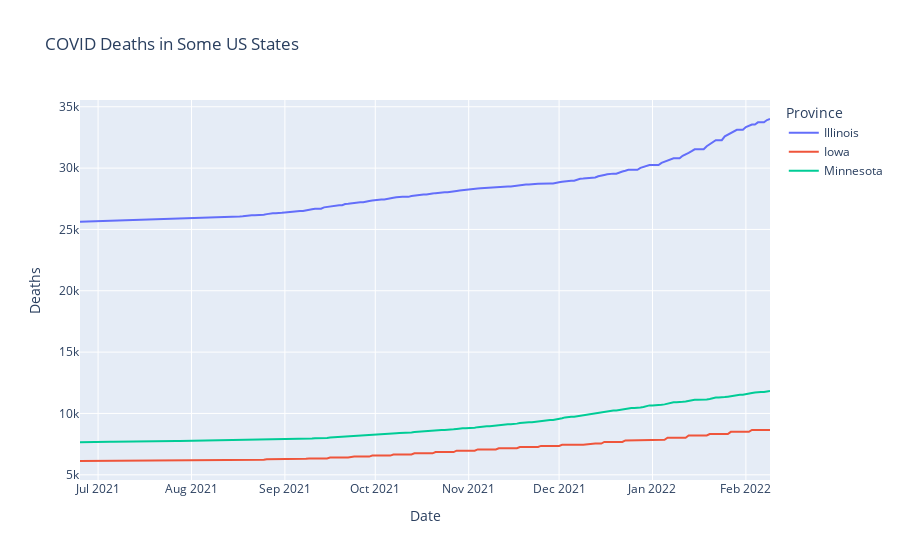

Source (notebook cell):
### Markdown cell above
## Group Activity Problem 9

The main problems with the above plot seem to be (1) a stray data point from 1970 in the US Virgin Islands, and (2) too many states. Pick three states (say Iowa, Illinois, and Minnesota), and remove any items that aren't from one of those states (or, make a new list and only include items from those states). Then, use the new data for the plot.

### Code cell


### Figure 1 — Plotly figure (JSON) as saved in the notebook; plotly's stock layout.template omitted (floating-point values rounded to 4 significant figures; data arrays with more than 128 entries replaced by an {"elided": "..."} marker saying what was removed)
{"data": [{"hovertemplate": "Province=Illinois<br>Date=%{x}<br>Deaths=%{y}<extra></extra>", "legendgroup": "Illinois", "line": {"color": "#636efa", "dash": "solid"}, "marker": {"symbol": "circle"}, "mode": "lines", "name": "Illinois", "orientation": "v", "showlegend": true, "type": "scatter", "x": {"elided": "226 str values"}, "xaxis": "x", "y": {"elided": "226 int values"}, "yaxis": "y"}, {"hovertemplate": "Province=Iowa<br>Date=%{x}<br>Deaths=%{y}<extra></extra>", "legendgroup": "Iowa", "line": {"color": "#EF553B", "dash": "solid"}, "marker": {"symbol": "circle"}, "mode": "lines", "name": "Iowa", "orientation": "v", "showlegend": true, "type": "scatter", "x": {"elided": "226 str values"}, "xaxis": "x", "y": {"elided": "226 int values"}, "yaxis": "y"}, {"hovertemplate": "Province=Minnesota<br>Date=%{x}<br>Deaths=%{y}<extra></extra>", "legendgroup": "Minnesota", "line": {"color": "#00cc96", "dash": "solid"}, "marker": {"symbol": "circle"}, "mode": "lines", "name": "Minnesota", "orientation": "v", "showlegend": true, "type": "scatter", "x": {"elided": "226 str values"}, "xaxis": "x", "y": {"elided": "226 int values"}, "yaxis": "y"}], "layout": {"legend": {"title": {"text": "Province"}, "tracegroupgap": 0}, "title": {"text": "COVID Deaths in Some US States"}, "xaxis": {"anchor": "y", "domain": [0, 1], "title": {"text": "Date"}}, "yaxis": {"anchor": "x", "domain": [0, 1], "title": {"text": "Deaths"}}}}
